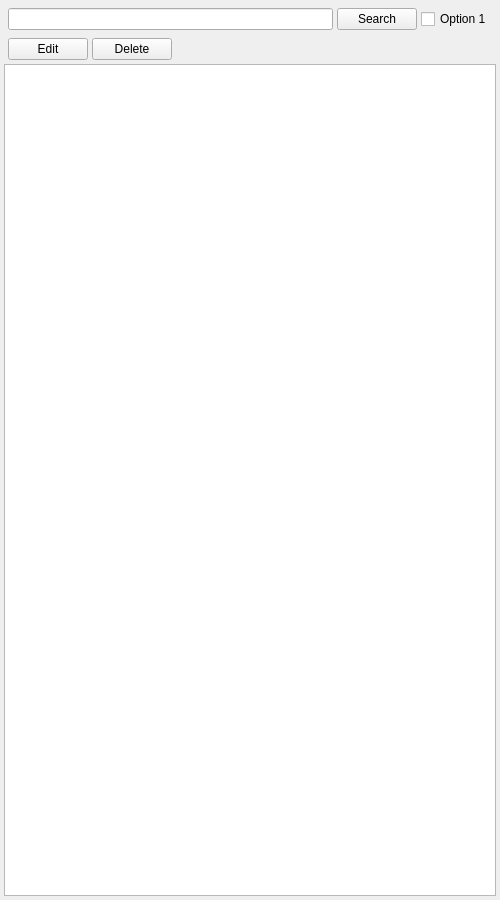
<?xml version="1.0" encoding="UTF-8"?>
<ui version="4.0">
 <class>Form</class>
 <widget class="QWidget" name="Form">
  <property name="geometry">
   <rect>
    <x>0</x>
    <y>0</y>
    <width>500</width>
    <height>900</height>
   </rect>
  </property>
  <property name="minimumSize">
   <size>
    <width>500</width>
    <height>0</height>
   </size>
  </property>
  <property name="maximumSize">
   <size>
    <width>16777215</width>
    <height>16777215</height>
   </size>
  </property>
  <property name="windowTitle">
   <string>Form</string>
  </property>
  <layout class="QVBoxLayout" name="verticalLayout">
   <property name="spacing">
    <number>0</number>
   </property>
   <property name="leftMargin">
    <number>4</number>
   </property>
   <property name="topMargin">
    <number>4</number>
   </property>
   <property name="rightMargin">
    <number>4</number>
   </property>
   <property name="bottomMargin">
    <number>4</number>
   </property>
   <item>
    <widget class="QWidget" name="widget" native="true">
     <layout class="QHBoxLayout" name="horizontalLayout">
      <property name="spacing">
       <number>4</number>
      </property>
      <property name="leftMargin">
       <number>4</number>
      </property>
      <property name="topMargin">
       <number>4</number>
      </property>
      <property name="rightMargin">
       <number>4</number>
      </property>
      <property name="bottomMargin">
       <number>4</number>
      </property>
      <item>
       <widget class="QLineEdit" name="txt_search_term"/>
      </item>
      <item>
       <widget class="QPushButton" name="btn_search">
        <property name="text">
         <string>Search</string>
        </property>
       </widget>
      </item>
      <item>
       <widget class="QCheckBox" name="chk_option">
        <property name="text">
         <string>Option 1</string>
        </property>
       </widget>
      </item>
     </layout>
    </widget>
   </item>
   <item>
    <widget class="QWidget" name="widget_2" native="true">
     <layout class="QHBoxLayout" name="horizontalLayout_2">
      <property name="spacing">
       <number>4</number>
      </property>
      <property name="leftMargin">
       <number>4</number>
      </property>
      <property name="topMargin">
       <number>4</number>
      </property>
      <property name="rightMargin">
       <number>4</number>
      </property>
      <property name="bottomMargin">
       <number>4</number>
      </property>
      <item>
       <widget class="QPushButton" name="btn_edit_selection">
        <property name="text">
         <string>Edit</string>
        </property>
       </widget>
      </item>
      <item>
       <widget class="QPushButton" name="btn_delete_selection">
        <property name="text">
         <string>Delete</string>
        </property>
       </widget>
      </item>
      <item>
       <spacer name="horizontalSpacer">
        <property name="orientation">
         <enum>Qt::Horizontal</enum>
        </property>
        <property name="sizeHint" stdset="0">
         <size>
          <width>40</width>
          <height>20</height>
         </size>
        </property>
       </spacer>
      </item>
     </layout>
    </widget>
   </item>
   <item>
    <widget class="QListWidget" name="lst_search_results"/>
   </item>
  </layout>
 </widget>
 <resources/>
 <connections/>
</ui>
